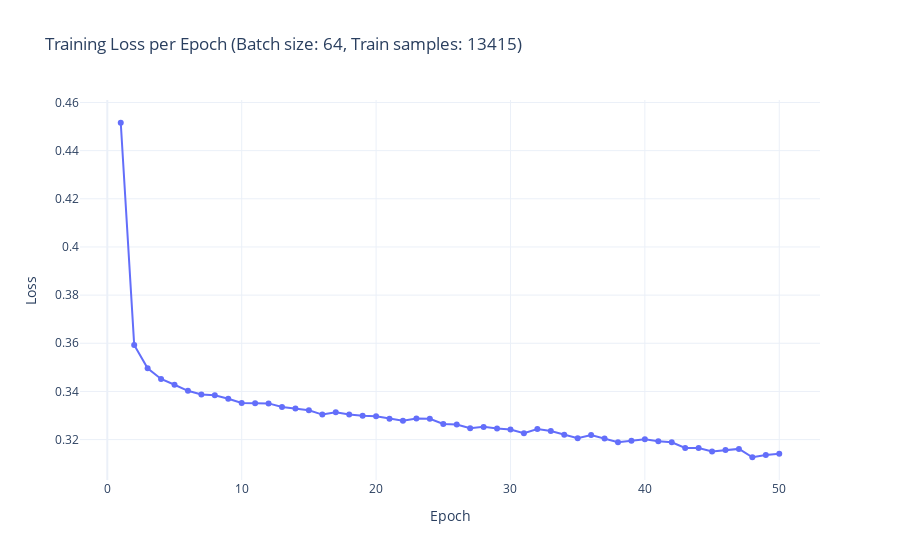

This figure's notebook cell:
### Code cell
import plotly.graph_objects as go

batch_size = model_config['batch_size']
num_samples = len(train_dataset)

fig = go.Figure()
fig.add_trace(go.Scatter(
    y=loss_epochs,
    x=list(range(1, len(loss_epochs) + 1)),
    mode='lines+markers',
    name='Training Loss'
))
fig.update_layout(
    title=f"Training Loss per Epoch (Batch size: {batch_size}, Train samples: {num_samples})",
    xaxis_title="Epoch",
    yaxis_title="Loss",
    template="plotly_white"
)
fig.write_html(os.path.join(model_config["model_config_dir_path"], "training_loss.html"))
fig.show()

### Figure 1 — Plotly figure (JSON) as saved in the notebook; plotly's stock layout.template omitted (floating-point values rounded to 4 significant figures)
{"data": [{"mode": "lines+markers", "name": "Training Loss", "type": "scatter", "x": [1, 2, 3, 4, 5, 6, 7, 8, 9, 10, 11, 12, 13, 14, 15, 16, 17, 18, 19, 20, 21, 22, 23, 24, 25, 26, 27, 28, 29, 30, 31, 32, 33, 34, 35, 36, 37, 38, 39, 40, 41, 42, 43, 44, 45, 46, 47, 48, 49, 50], "y": [0.4516, 0.3593, 0.3496, 0.3452, 0.3428, 0.3403, 0.3387, 0.3384, 0.337, 0.3352, 0.3351, 0.335, 0.3335, 0.3329, 0.3322, 0.3304, 0.3314, 0.3304, 0.3299, 0.3297, 0.3286, 0.3278, 0.3288, 0.3287, 0.3265, 0.3262, 0.3247, 0.3253, 0.3246, 0.3242, 0.3227, 0.3244, 0.3236, 0.322, 0.3205, 0.3219, 0.3205, 0.3189, 0.3195, 0.3201, 0.3194, 0.3189, 0.3165, 0.3165, 0.3151, 0.3157, 0.3161, 0.3127, 0.3136, 0.3141]}], "layout": {"title": {"text": "Training Loss per Epoch (Batch size: 64, Train samples: 13415)"}, "xaxis": {"title": {"text": "Epoch"}}, "yaxis": {"title": {"text": "Loss"}}}}
